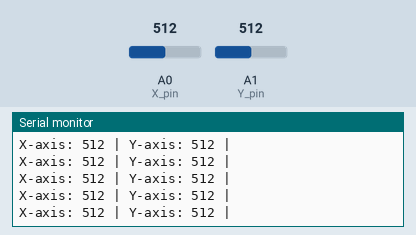
This sketch was run on a simulated Arduino Uno, built with avr-gcc and run on an emulated ATmega328P. On the bench: the last lines printed to the serial monitor. Inputs (shaded band) come from the test bench; at power-on: A0 (X_pin) = 512, A1 (Y_pin) = 512.

Above: at 1.2 s.
1.3 s: A0 (X_pin) set to 716
At 1.56 s:
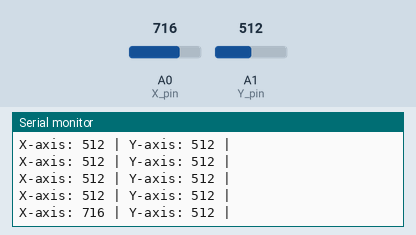
2.8 s: A1 (Y_pin) set to 716
At 2.97 s:
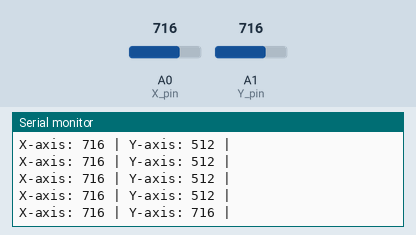
4.3 s: A0 (X_pin) set to 900
At 4.37 s:
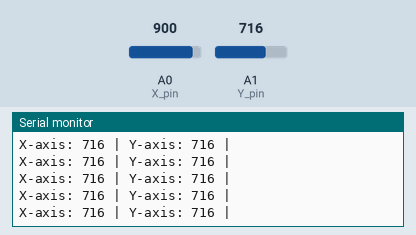
5.8 s: A1 (Y_pin) set to 900
At 5.98 s:
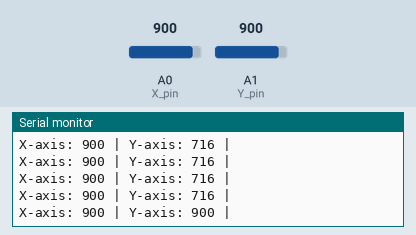
Timing chart, 0 to 8.3 s (numbered marks = the images above; inputs shaded):
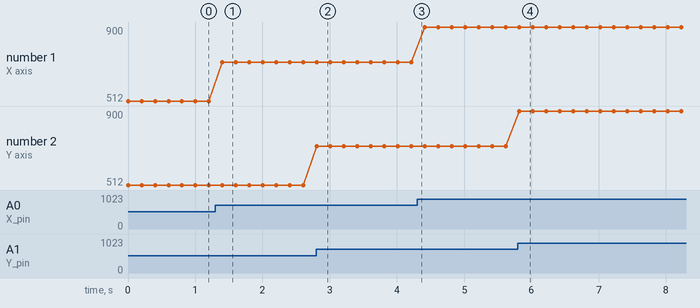

Measured:
- after the input at 1.3 s, the serial monitor: prints a new line after 0.11 s (image 1)
- after the input at 2.8 s, the serial monitor: prints a new line at once (image 2)
- after the input at 5.8 s, the serial monitor: prints a new line at once (image 4)
- plotted number 1: 512 → 716 after the input at 1.3 s, 716 → 900 after the input at 4.3 s

The sketch:

2.ino
```cpp
const int SW_pin = 0;
const int X_pin = A0; // analog pin connected to X output
const int Y_pin = A1; // analog pin connected to Y output

void setup() {
  pinMode(SW_pin, INPUT);
  digitalWrite(SW_pin, HIGH);
  Serial.begin(9600);
}

void loop() {
//  Serial.print("Switch:  ");
//  Serial.print(digitalRead(SW_pin));
//  Serial.print(" | ");
  Serial.print("X-axis: ");
  Serial.print(analogRead(X_pin));
  Serial.print(" | ");
  Serial.print("Y-axis: ");
  Serial.print(analogRead(Y_pin));
  Serial.println(" | ");
  delay(200);
}
```
